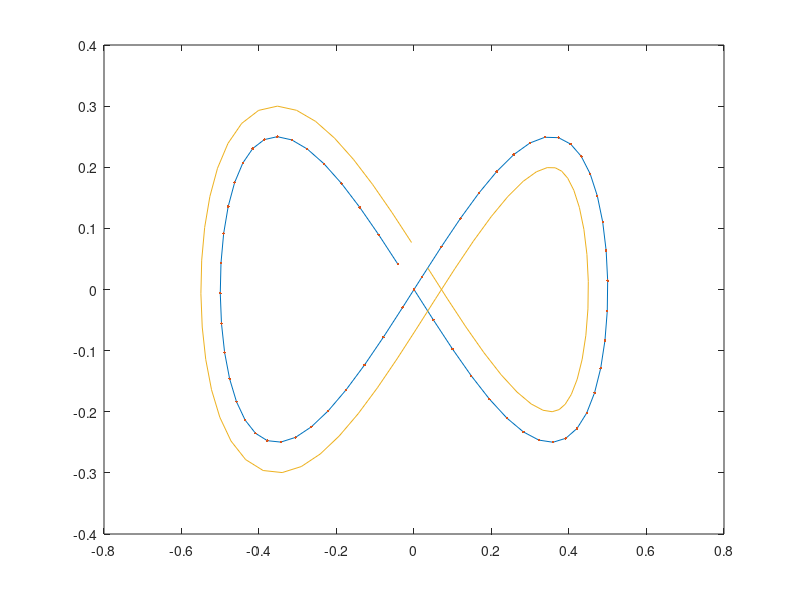

MATLAB code to generate this figure:

% generate the shape of infinity
t = [-pi/2 : 0.1 : pi*3/2];
X = cos(t)*0.5;
Y = cos(t).*sin(t)*0.5;

plot(X,Y)
hold on
plot(X,Y,'.')
hold off

% calculate pendicular vector and add the pen offset
Xdot = -sin(t);
Ydot = cos(t).^2 - sin(t).^2;
VPen(1,1:2) = [0 , 0];
Car(1,1:2) = [0 , 0];
for i = 1:size(X,2)
    VPen(i,1:2) = [-Ydot(i) , Xdot(i)]./sqrt(Ydot(i)^2 + Xdot(i)^2);
    Car(i,1:2) = [X(i) , Y(i)] + VPen(i,1:2).*0.05;
end 

hold on
plot(Car(:,1),Car(:,2))
%plot(VPen(:,1),VPen(:,2))
hold off

disp(Car);
disp(atan(Ydot(1)/Xdot(1))*180/pi);

